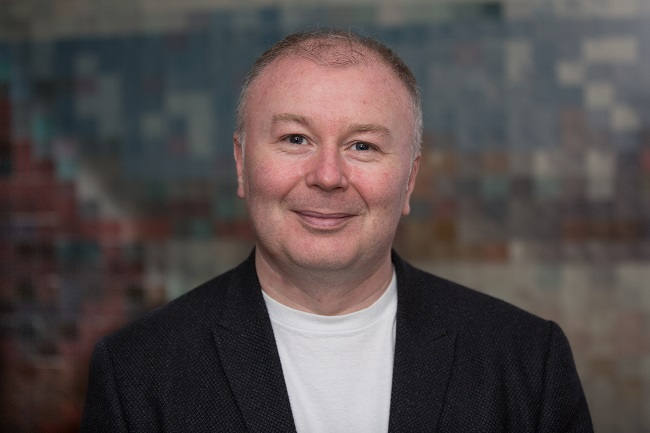
#> input picture AI-learning/ex3-computer-vision/img.jpg, 650 x 433 px, found by its file name
$ python sobel.py
#> lines starting #> are read from the running program, lines starting #| are printed output that depends on the picture
### cv-learning/ex1/test.py
import matplotlib.pyplot as plt
from PIL import Image
import numpy as np
import skimage.color as sc
from matplotlib.pyplot import imshow

i=np.array(Image.open('img.jpg'))
#> i is the input picture: shape (433, 650, 3); mean R, G, B 84.3, 75.9, 75.5
img=Image.open('img.jpg')
i_mono=sc.rgb2gray(i)
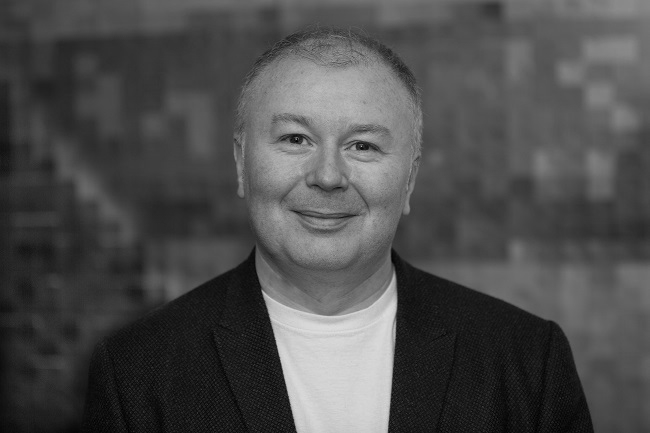
#> i_mono: shape (433, 650) float64; min 0.000565, max 0.873, mean 0.304
#plt.show(img)
#plt.imshow(i_mono,cmap='gray')
def im_hist(img):
    fig=plt.figure(figsize=(8,6))
    fig.clf()
    ax=fig.gca()
    ax.hist(img.flatten(),bins=256)
    plt.show()
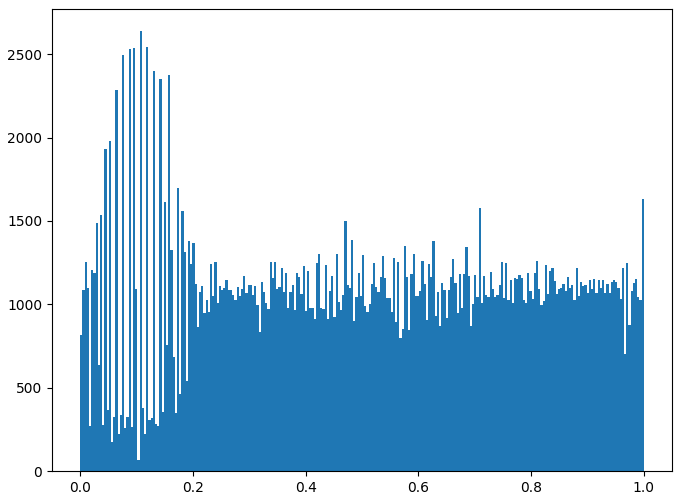
#> figure drawn by matplotlib, 1 panel; tallest bar 2639 high, from x = 0.106 to 0.109

#im_hist(i_mono)

def im_cdf(img):
    fig=plt.figure(figsize=(8,6))
    fig.clf()
    ax=fig.gca()
    ax.hist(img.flatten(),bins=256,cumulative=True)
    plt.show()
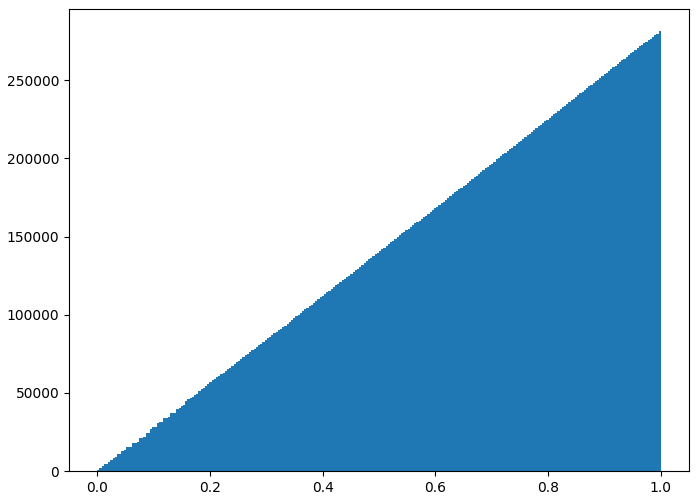
#> figure drawn by matplotlib, 1 panel; tallest bar 281450 high, from x = 0.996 to 1
#im_cdf(i_mono)

### cv-learning/ex1/equalization.py
from test import *
import test
from skimage import exposure
from test import i_mono
from test import plt
i_eq=exposure.equalize_hist(i_mono)
imshow(i_eq,cmap='gray')
im_hist(i_eq)
im_cdf(i_eq)

### cv-learning/ex1/add_salt.py
from equalization import i_eq
from test import *
import skimage

i_n=skimage.util.random_noise(i_eq)
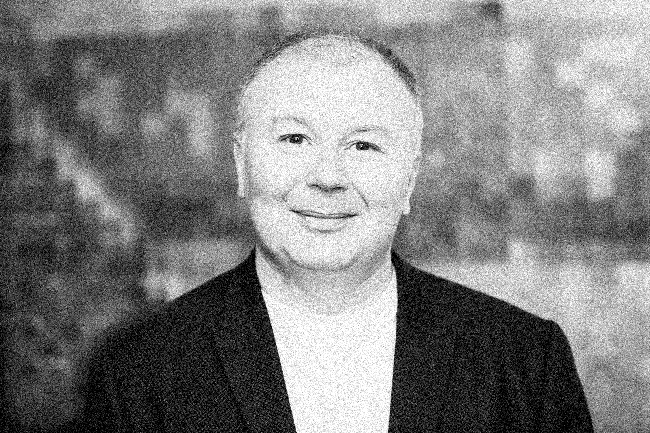
#> i_n: shape (433, 650) float64; min 0, max 1, mean 0.503
plt.show(i_n)

### cv-learning/ex1/sobel.py
from add_salt import i_n
from matplotlib.pyplot import imshow
def edge_sobel(image):
	from scipy import ndimage
	import skimage.color as sc
	import numpy as np
	image=sc.rgb2gray(image)
	dx=ndimage.sobel(image,1)
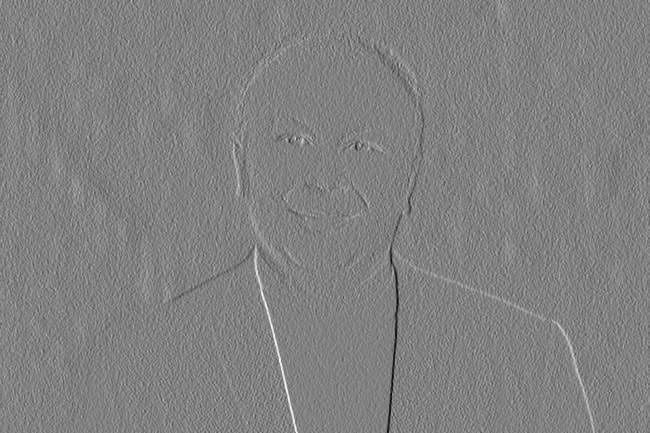
#> dx: shape (433, 650) float64; min -3.75, max 3.65, mean 0.0056; drawn with min black and max white
	dy=ndimage.sobel(image,0)
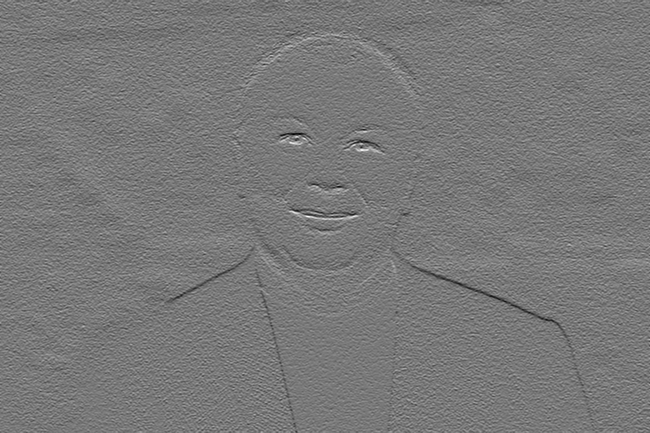
#> dy: shape (433, 650) float64; min -3.2, max 3.54, mean -0.00936; drawn with min black and max white
	mag=np.hypot(dx,dy)
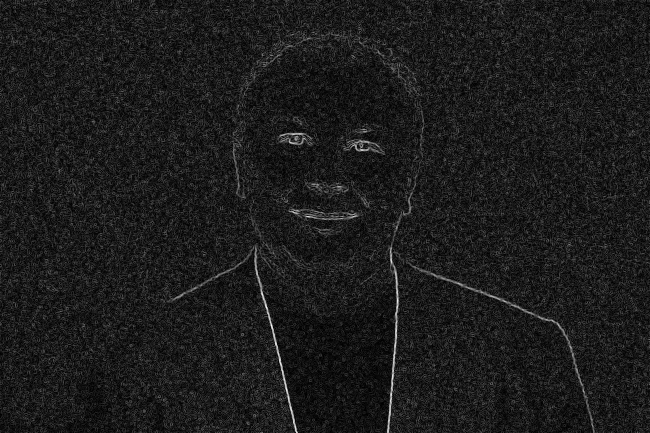
#> mag: shape (433, 650) float64; min 0, max 4.04, mean 0.448; drawn with min black and max white
	mag*=255.0/np.amax(mag)
	mag=mag.astype(np.uint8)
	return mag

i_edge=edge_sobel(i_n)
imshow(i_edge,cmap="gray")
